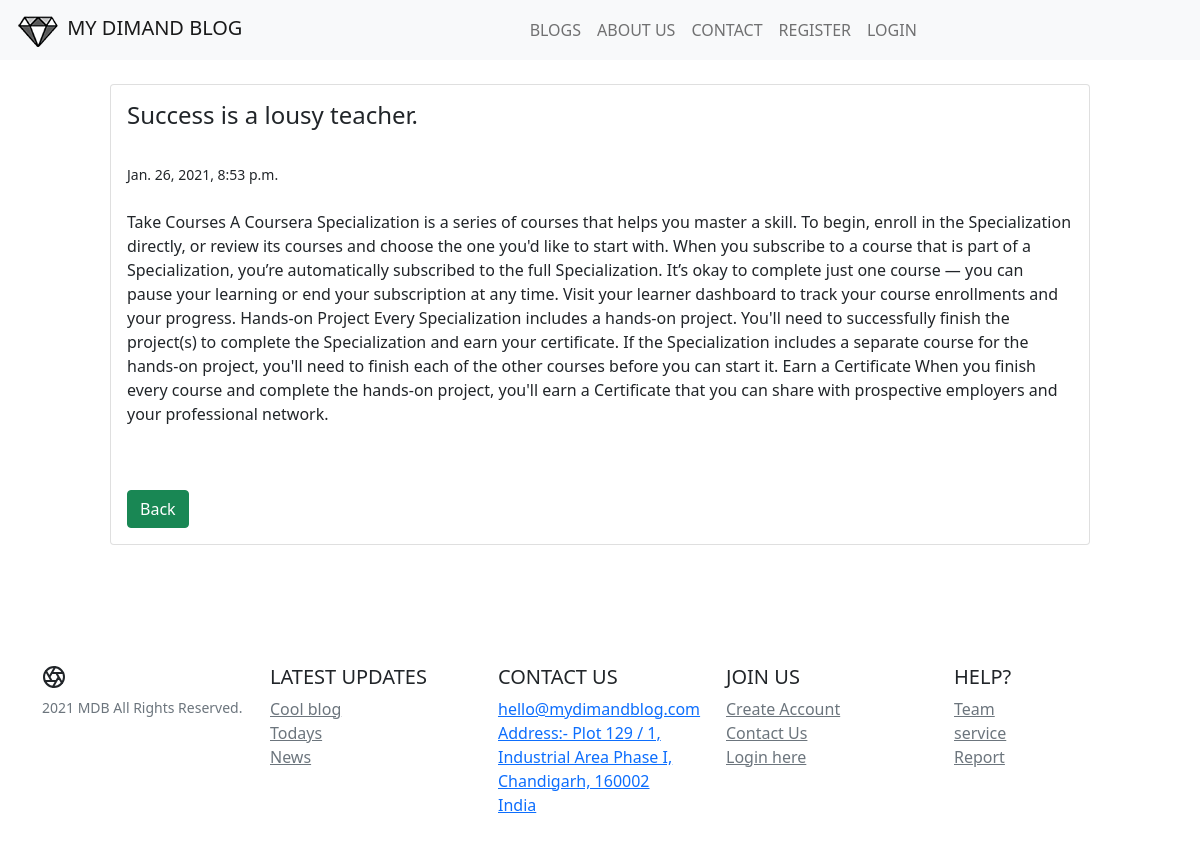
Page /blog/blog_details/13 on the committed database.
### blog/models.py (models this page shows, shortened)
class Blog(models.Model):
    title = models.CharField(max_length = 120)
    author = models.ForeignKey(Author,on_delete=models.CASCADE)
    desc = models.TextField()
    date = models.DateTimeField(default=datetime.now(), blank=True)

### blog/views.py (the view)
# urls.py: path('blog_details/<int:id>',views.blog_details,name='blog_details'),
def blog_details(request,id):
    blog = Blog.objects.get(id=id)
    context = {'blog':blog}
    return render(request,'blog/blog_details.html',context)

### templates/blog/blog_details.html (shortened to what this page needs)
{% extends 'base.html' %}
{% block body %}
<div class="container-fluid">
    <div class="col-10 mx-auto mt-4">
        <div class="card">
            <div class="card-body">
                <h4 class="card-title">{{blog.title}}</h4>
                <br>
                <small>{{blog.date}}</small>
                <br>
                <br>
                <p class="card-text"> {{blog.desc}}</p>
                <br>
                <br>
                <a type="submit" href="{% url 'blog' %}" class="btn btn-success"> Back</a>
            </div>
    </div>
</div>
<br>
<br>
<br>
{% endblock %}

### rows in the picture
Blog: title "Success is a lousy teacher.", date "Jan. 26, 2021, 8:53 p.m.", desc "Take Courses A Coursera Specialization is a series of courses that helps you master a skill. To begin, enroll in the Specialization directly, or review its courses and choose the one you'd like to start with. When you subscribe to a course that is part of a Specialization, you’re automatically subscribed to the full Specialization. It’s okay to complete just one course — you can pause your learning or end your subscription at any time. Visit your learner dashboard to track your course enrollments and your progress. Hands-on Project Every Specialization includes a hands-on project. You'll need to successfully finish the project(s) to complete the Specialization and earn your certificate. If…"
